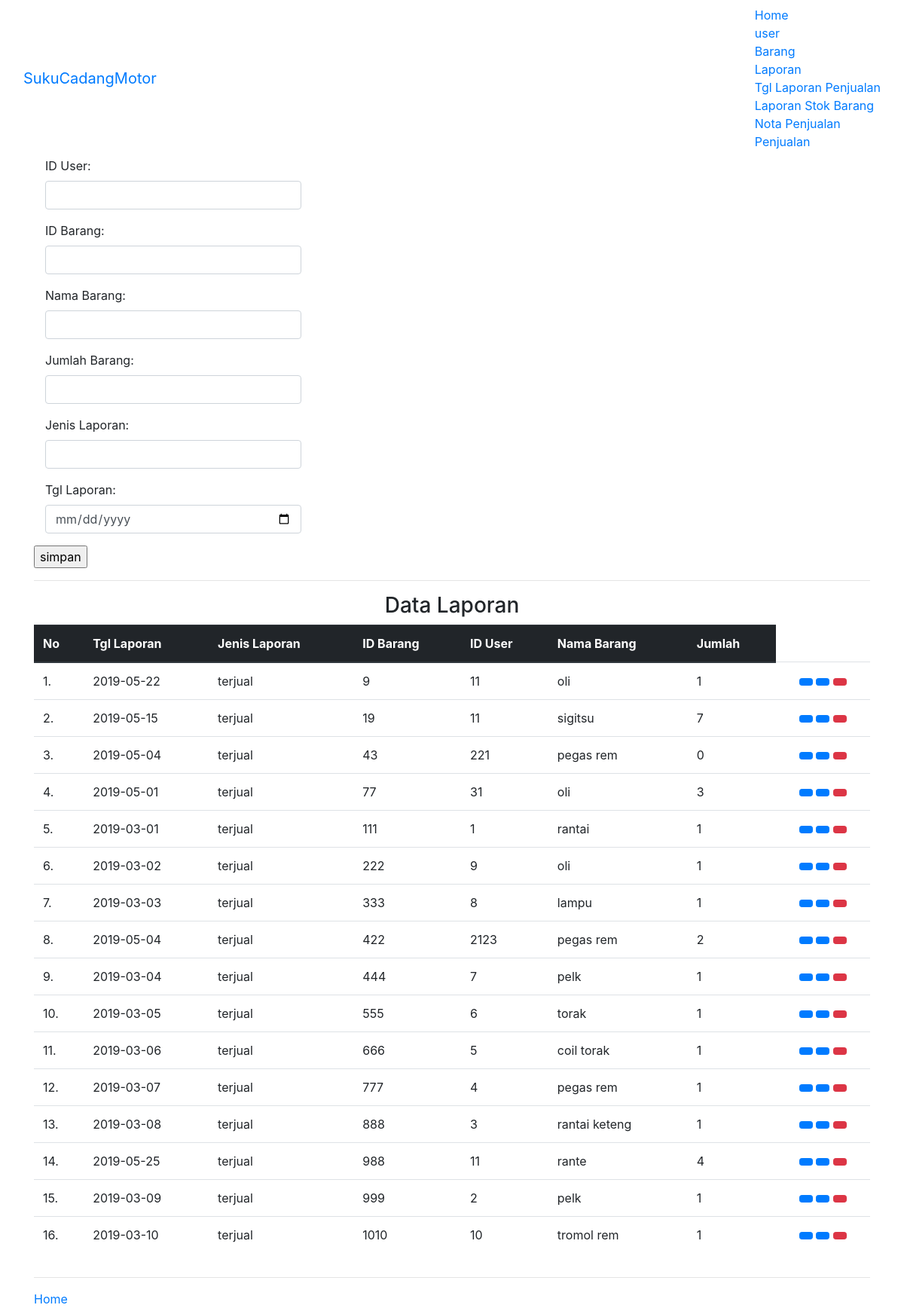
Screenshot of /sukucadangmotor/input_laporan.php with the database file from the repository.
### tables this page shows
CREATE TABLE `laporan` (
  `tgl_laporan` date NOT NULL,
  `jenis_laporan` varchar(20) NOT NULL,
  `id_barang` int(10) NOT NULL,
  `id_user` varchar(10) NOT NULL,
  `nama_barang` varchar(20) NOT NULL,
  `jumlah` int(20) NOT NULL
);

### sukucadangmotor/view_laporan.php (the view, shortened to what this page needs)
<?php
include("connection.php");
?>
<link rel="stylesheet" type="text/css" href="css/bootstrap.css">
<h3 align="center">Data Laporan</h3>
<div class="table-responsive">
<table class="table">
    <thead class="thead-dark">
    <tr>
        <th scope="col">No</th>
        <th scope="col">Tgl Laporan</th>
        <th scope="col">Jenis Laporan</th>
        <th scope="col">ID Barang</th>
        <th scope="col">ID User</th>
        <th scope="col">Nama Barang</th>
        <th scope="col">Jumlah</th>
    </tr>
    </thead>
    <tbody>
<?php
    $no=1;
    $query=("SELECT * FROM laporan");
    $lihat = mysqli_query($con, $query) or die('Error, query failed. ' . mysqli_error());
    while($r=mysqli_fetch_array($lihat)){
?>
<tr>
        <td><?= $no ?>.</td>
        <td><?= $r['tgl_laporan']; ?></td>
        <td><?= $r['jenis_laporan']; ?></td>
        <td><?= $r['id_barang']; ?></td>
        <td><?= $r['id_user']; ?></td>
        <td><?= $r['nama_barang']; ?></td>
        <td><?= $r['jumlah']; ?></td>
        <td align="center">
           <a href="laporan_detail.php?halaman=laporan_detail&id=<?= $r['id_barang'];?>" title="Detail Data" class="btn btn-primary btn-sm"><span class="glyphicon glyphicon-info-sign" aria-hidden="true"></span></a>
            <a href="?halaman=user_edit&id=<?php echo"$r[id_barang]";?>" title="Edit Data" class="btn btn-primary btn-sm"><span class="glyphicon glyphicon-edit" aria-hidden="true"></span></a>
            <a href="delete_laporan.php?halaman=user_delete&id_barang=<?php echo"$r[id_barang]";?>" title="Hapus Data" class="btn btn-danger btn-sm"><span class="glyphicon glyphicon-trash" aria-hidden="true"></span></a>
    </tr>
<?php
$no++;
}
 ?>
</tbody>
</table>
</div>

### rows the page displays
laporan: tgl_laporan "2019-05-22", jenis_laporan "terjual", id_barang "9", id_user "11", nama_barang "oli", jumlah "1"
laporan: tgl_laporan "2019-05-15", jenis_laporan "terjual", id_barang "19", id_user "11", nama_barang "sigitsu", jumlah "7"
laporan: tgl_laporan "2019-05-04", jenis_laporan "terjual", id_barang "43", id_user "221", nama_barang "pegas rem", jumlah "0"
laporan: tgl_laporan "2019-05-01", jenis_laporan "terjual", id_barang "77", id_user "31", nama_barang "oli", jumlah "3"
laporan: tgl_laporan "2019-03-01", jenis_laporan "terjual", id_barang "111", id_user "1", nama_barang "rantai", jumlah "1"
laporan: tgl_laporan "2019-03-02", jenis_laporan "terjual", id_barang "222", id_user "9", nama_barang "oli", jumlah "1"
laporan: tgl_laporan "2019-03-03", jenis_laporan "terjual", id_barang "333", id_user "8", nama_barang "lampu", jumlah "1"
laporan: tgl_laporan "2019-05-04", jenis_laporan "terjual", id_barang "422", id_user "2123", nama_barang "pegas rem", jumlah "2"
laporan: tgl_laporan "2019-03-04", jenis_laporan "terjual", id_barang "444", id_user "7", nama_barang "pelk", jumlah "1"
laporan: tgl_laporan "2019-03-05", jenis_laporan "terjual", id_barang "555", id_user "6", nama_barang "torak", jumlah "1"
laporan: tgl_laporan "2019-03-06", jenis_laporan "terjual", id_barang "666", id_user "5", nama_barang "coil torak", jumlah "1"
laporan: tgl_laporan "2019-03-07", jenis_laporan "terjual", id_barang "777", id_user "4", nama_barang "pegas rem", jumlah "1"
laporan: tgl_laporan "2019-03-08", jenis_laporan "terjual", id_barang "888", id_user "3", nama_barang "rantai keteng", jumlah "1"
laporan: tgl_laporan "2019-05-25", jenis_laporan "terjual", id_barang "988", id_user "11", nama_barang "rante", jumlah "4"
laporan: tgl_laporan "2019-03-09", jenis_laporan "terjual", id_barang "999", id_user "2", nama_barang "pelk", jumlah "1"
laporan: tgl_laporan "2019-03-10", jenis_laporan "terjual", id_barang "1010", id_user "10", nama_barang "tromol rem", jumlah "1"
